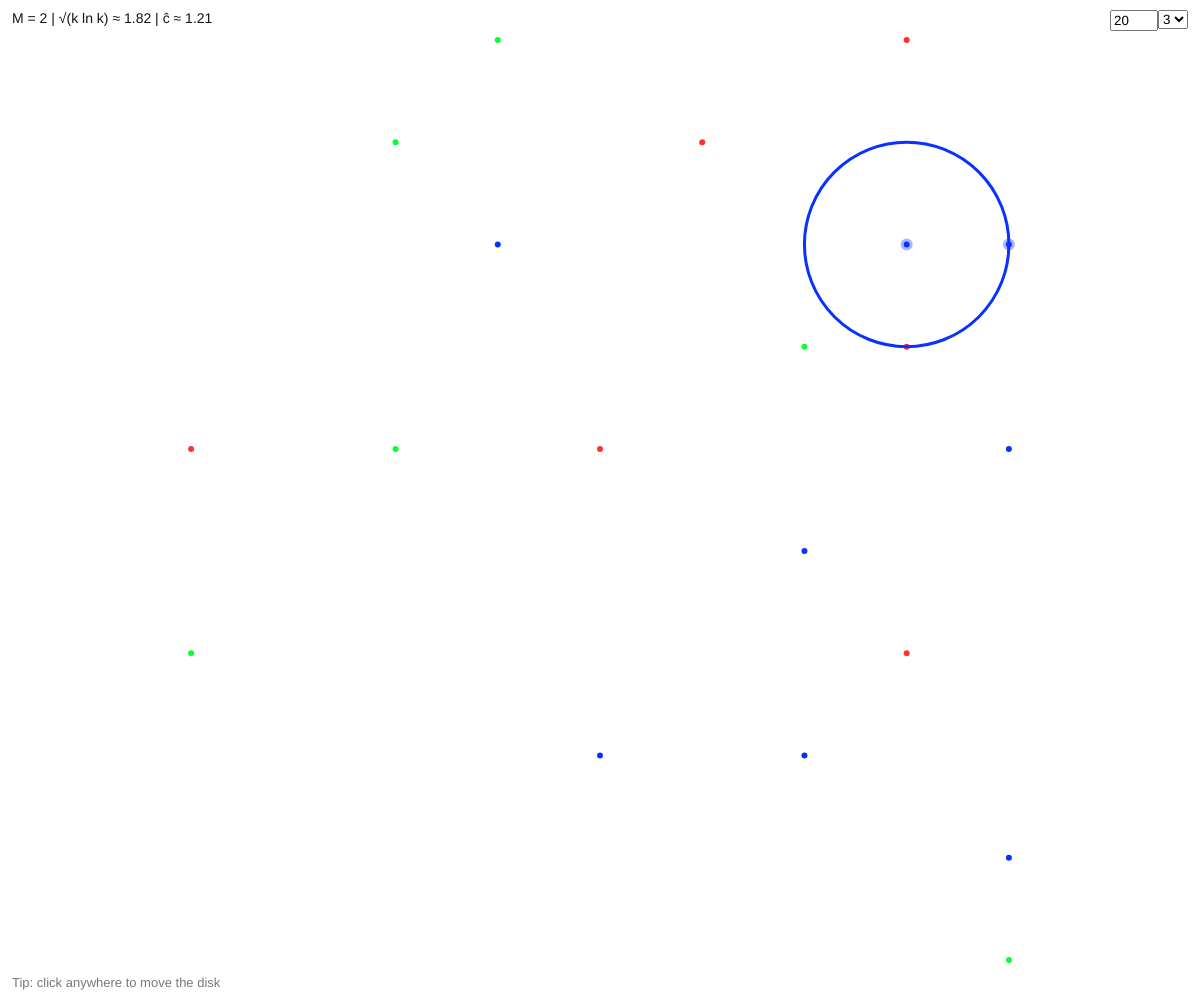
Frame 1 (no input)
Frame 60 (no input): identical to frame 1, image omitted
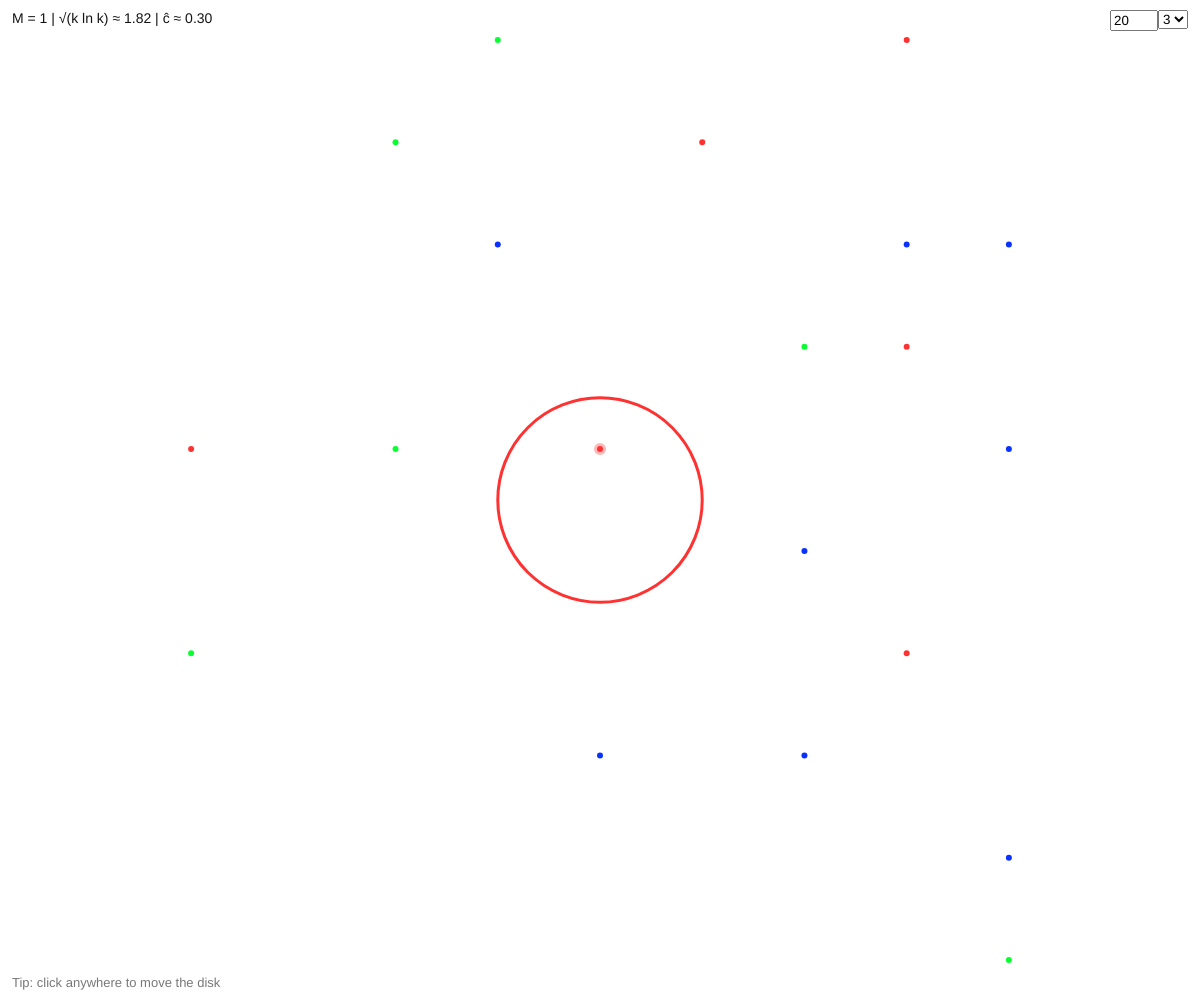
Frame 120 (the mouse pressed at the canvas centre since frame 60)

The p5.js sketch that drew these frames (run headless with seeded random() and noise() and a simulated clock; from frame 60 on, the mouse is pressed at the canvas centre):

// p5.js sketch
// ── sketch.js
const pad = 40;
let k = 3;
const k_choice = [3, 4, 5];
let cpts = 20;
const UNIT_R = 1;
const palette = [
  [10, 50, 255],
  [10, 255, 50],
  [255, 50, 50],
  [128, 128, 128],
  [230, 245, 40],
];
let view = { s: 1, ox: 0, oy: 0 };
let disk = { cx: 2, cy: 2, r: UNIT_R };
let pts = [];
let kSel;
let ptsInpt;
let ptColor = [];
let legend = "";
let probeMode = false;
let probeStats = null;

function setup() {
  createCanvas(windowWidth, windowHeight);
  kSel = createSelect();
  k_choice.forEach((v) => kSel.option(v));
  kSel.selected(k);
  kSel.position(windowWidth - kSel.width - 20, 10);
  pts = generateRandomPoints(cpts);
  recolorPoints();
  ptsInpt = createInput(cpts);
  ptsInpt.attribute("type", "number");
  ptsInpt.attribute("min", 5);
  ptsInpt.attribute("max", 200);
  ptsInpt.size(40);
  ptsInpt.position(windowWidth - ptsInpt.width - 50, 10);
  ptsInpt.changed(() => {
    const n = int(ptsInpt.value());
    pts = generateRandomPoints(n);
    recolorPoints();
    computeView();
    recolorPoints();
    computeView();
    probeMode = false;
    probeStats = false;
  });
  computeView();
}

function draw() {
  nk = kSel ? int(kSel.value()) : k;
  if (nk != k) {
    k = nk;
    recolorPoints();
    probeMode = false;
    probeStats = false;
  }
  background(255);
  noStroke();
  for (let i = 0; i < pts.length; i++) {
    const s = toScreen(pts[i]);
    const [r, g, b] = palette[ptColor[i] % palette.length];
    fill(r, g, b);
    circle(s.x, s.y, 6);
  }

  let worst;
  if (probeMode && probeStats) {
    // use the last clicked disk
    worst = probeStats;
  } else {
    // default: global worst unit disk
    worst = analyzeWorstMono();
  }
  if (worst.center) {
    const cW = toScreen(worst.center);
    const [r, g, b] = palette[worst.colorIndex % palette.length];
    noFill();
    stroke(r, g, b);
    strokeWeight(3);
    circle(cW.x, cW.y, 2 * UNIT_R * view.s);

    noStroke();
    for (const P of pts) {
      if (ptColor[pts.indexOf(P)] !== worst.colorIndex) continue;
      const dx = P.x - worst.center.x,
        dy = P.y - worst.center.y;
      if (dx * dx + dy * dy <= 1 + 1e-9) {
        const s = toScreen(P);
        const [r, g, b] = palette[worst.colorIndex % palette.length];
        fill(r, g, b, 90);
        circle(s.x, s.y, 12);
      }
    }

    noStroke();
    fill(20);
    textSize(14);
    const est = Math.sqrt(k * Math.log(k));
    const c = (worst.M * worst.M) / (k * Math.log(k));
    legend = `M = ${worst.M} | √(k ln k) ≈ ${est.toFixed(2)} | ĉ ≈ ${c.toFixed(
      2
    )}`;
    drawLegendBoxes();
  }
  noStroke();
  fill(120);
  textSize(13);
  textAlign(LEFT, BOTTOM);
  text("Tip: click anywhere to move the disk", 12, height - 10);
}

function drawLegendBoxes() {
  const x0 = 12,
    y0 = 14;
  textSize(14);
  textAlign(LEFT, CENTER);

  const padX = 8,
    padY = 6;
  const w = textWidth(legend) + 2 * padX;
  noStroke();
  fill(255, 230);
  rect(x0 - padX, y0 - padY, w, 24, 6);

  fill(20);
  text(legend, x0, y0 + 5);
}

windowResized = function () {
  resizeCanvas(windowWidth, windowHeight);
  computeView();
  kSel.position(windowWidth - kSel.width - 20, 10);
  ptsInpt.position(windowWidth - ptsInpt.width - 50, 10);
};

function computeView() {
  let minX = Infinity,
    minY = Infinity;
  let maxX = -Infinity,
    maxY = -Infinity;
  for (const p of pts) {
    minX = min(minX, p.x);
    minY = min(minY, p.y);
    maxX = max(maxX, p.x);
    maxY = max(maxY, p.y);
  }
  const rangeX = maxX - minX || 1; // if all x are equal || 1
  const rangeY = maxY - minY || 1; // if all y are equal || 1
  // Uniform scale so everything fits
  const sx = (width - 2 * pad) / rangeX;
  const sy = (height - 2 * pad) / rangeY;
  const s = min(sx, sy);
  // Ranges
  const cx = (minX + maxX) / 2;
  const cy = (minY + maxY) / 2;
  // Offsets so the data is centered
  const ox = width / 2 - s * cx;
  const oy = height / 2 - s * cy;

  view.s = s;
  view.ox = ox;
  view.oy = oy;
}

function toScreen(p) {
  return { x: view.s * p.x + view.ox, y: view.s * p.y + view.oy };
}

function fromScreen(x, y) {
  return {
    x: (x - view.ox) / view.s,
    y: (y - view.oy) / view.s,
  };
}

function generateRandomPoints(n, range = 10) {
  const pts = [];
  for (let i = 0; i < n; i++) {
    const x = floor(random(range));
    const y = floor(random(range));

    if(!pts.some(p => p.x === x && p.y === y)){
      pts.push({x,y});
    }
  }
  return pts;
}

function recolorPoints() {
  ptColor = pts.map(() => floor(random(k)));
}

function unitCentersThrough(A, B) {
  const dx = B.x - A.x,
    dy = B.y - A.y;
  const d2 = dx * dx + dy * dy,
    d = Math.sqrt(d2);
  if (d === 0 || d > 2) return [];
  const mx = (A.x + B.x) / 2,
    my = (A.y + B.y) / 2;
  const h = Math.sqrt(1 - (d / 2) ** 2);
  const ux = -dy / d,
    uy = dx / d;
  return [
    { x: mx + h * ux, y: my + h * uy },
    { x: mx - h * ux, y: my - h * uy },
  ];
}

function countInUnitDisk(points, cx, cy) {
  let cnt = 0;
  for (const P of points) {
    const dx = P.x - cx,
      dy = P.y - cy;
    if (dx * dx + dy * dy <= 1 + 1e-9) cnt++;
  }
  return cnt;
}

function worstMonoForColor(pointsOfColor) {
  if (pointsOfColor.length === 0) return { M: 0, center: null };
  let best = 1,
    bestC = { x: pointsOfColor[0].x, y: pointsOfColor[0].y };

  for (const A of pointsOfColor) {
    const c = { x: A.x, y: A.y };
    const m = countInUnitDisk(pointsOfColor, c.x, c.y);
    if (m > best) {
      best = m;
      bestC = c;
    }
  }
  for (let i = 0; i < pointsOfColor.length; i++) {
    for (let j = i + 1; j < pointsOfColor.length; j++) {
      const A = pointsOfColor[i],
        B = pointsOfColor[j];
      for (const c of unitCentersThrough(A, B)) {
        const m = countInUnitDisk(pointsOfColor, c.x, c.y);
        if (m > best) {
          best = m;
          bestC = c;
        }
      }
    }
  }
  return { M: best, center: bestC };
}

function analyzeWorstMono() {
  const buckets = Array.from({ length: k }, () => []);
  for (let i = 0; i < pts.length; i++) buckets[ptColor[i]].push(pts[i]);

  let worst = { M: 0, center: null, colorIndex: 0 };
  for (let ci = 0; ci < k; ci++) {
    const res = worstMonoForColor(buckets[ci]);
    if (res.M > worst.M) worst = { ...res, colorIndex: ci };
  }
  return worst;
}

function statsAtCenter(cx, cy) {
  const counts = Array(k).fill(0);

  for (let i = 0; i < pts.length; i++) {
    const P = pts[i];
    const dx = P.x - cx,
      dy = P.y - cy;
    if (dx * dx + dy * dy <= UNIT_R * UNIT_R + 1e-9) {
      counts[ptColor[i]]++;
    }
  }
  let bestM = 0,
    bestColor = 0;
  for (let c = 0; c < k; c++) {
    if (counts[c] > bestM) {
      bestM = counts[c];
      bestColor = c;
    }
  }
  return { M: bestM, colorIndex: bestColor, center: { x: cx, y: cy } };
}

function mousePressed() {
  // Ignore clicks on the UI controls
  const el = document.elementFromPoint(mouseX, mouseY);
  if (kSel && kSel.elt.contains(el)) return;
  if (ptsInpt && ptsInpt.elt.contains(el)) return;

  const w = fromScreen(mouseX, mouseY);
  disk.cx = w.x;
  disk.cy = w.y;
  probeStats = statsAtCenter(disk.cx, disk.cy);
  probeMode = true;
}
